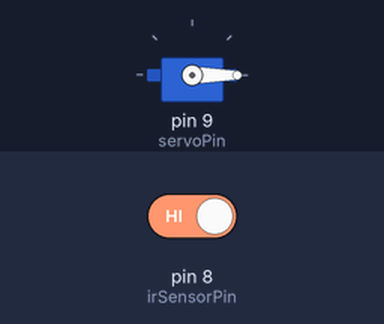
Recording of a sketch running on a simulated Arduino Uno, built with avr-gcc and run on an emulated ATmega328P. On the bench: servo. The test bench sets the inputs (shaded band); at power-on: pin 8 (irSensorPin) HIGH.

Above: at 1.2 s.
1.3 s: pin 8 (irSensorPin) driven LOW
At 2.2 s:
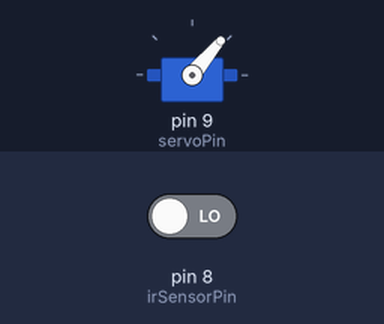
2.8 s: pin 8 (irSensorPin) driven HIGH
Timing chart, 0 to 5.8 s (numbered marks = the images above; inputs shaded):
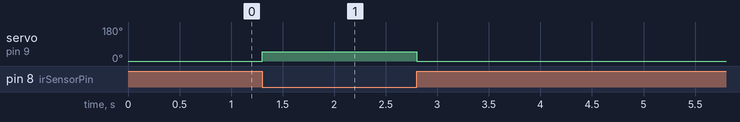

The sketch:

DADI_COY.ino
```cpp
#include <Servo.h>

int irSensorPin = 8; // pin sensor infrared
int servoPin = 9; // pin servo
int pos = 0; // posisi awal servo
int delayTime = 500; // waktu delay untuk servo

Servo myservo; // membuat objek servo

void setup() {
  myservo.attach(servoPin); // menghubungkan pin servo
  pinMode(irSensorPin, INPUT); // menghubungkan pin sensor infrared
}

void loop() {
  int irSensorState = digitalRead(irSensorPin); // membaca status sensor infrared

  if (irSensorState == LOW) { // jika sensor infrared mendeteksi benda
    myservo.write(50); // servo bergerak ke posisi 50
    delay(delayTime); // tunggu sampai servo mencapai posisi 50
    int count = 0; // inisialisasi hitungan waktu

    // tunggu selama 8 detik
    while (irSensorState == LOW && count < 8) {
      delay(500); // tunggu 1 detik
      count++; // hitung waktu
      irSensorState = digitalRead(irSensorPin); // baca status sensor infrared
    }

    if (count == 8) { // jika masih terdeteksi benda selama 8 detik
      myservo.write(150); // servo bergerak ke posisi 150
      delay(3000); // tunggu sampai servo mencapai posisi 150
    }
  } else { // jika tidak ada benda yang dideteksi oleh sensor infrared
    myservo.write(0); // servo kembali ke posisi awal (0)
  }
}
```

Measured:
- after the input at 1.3 s, servo on pin 9 (servoPin): 0° → 50° at once
